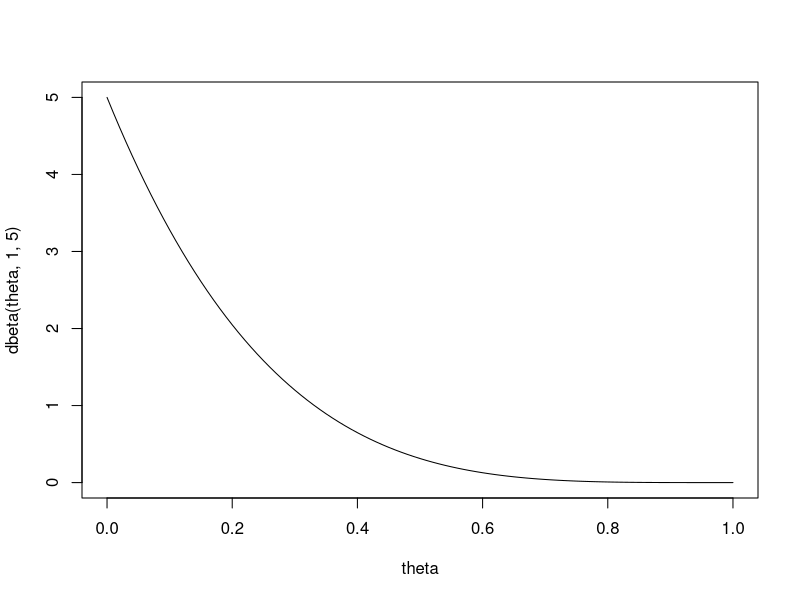
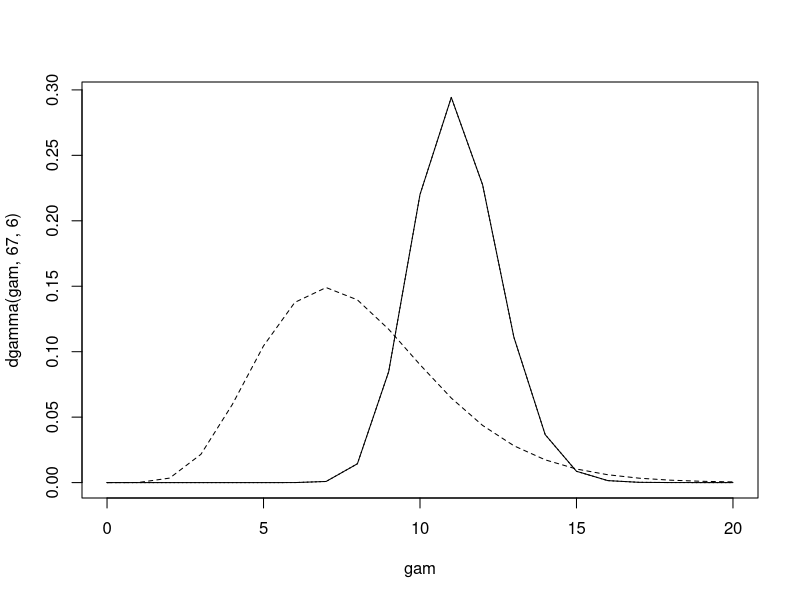

The R source for these figures, in order:

theta=seq(from=0,to=1,by=.01)
plot(theta,dbeta(theta,1,5),type="l")

# find the posterior probability that ??<0.5 
#if we observe the sequence (T,T,T,T). Round your answer to two decimal places.
pbeta(.5,1,5)


# equal-tailed 95% credible interval
qbeta(0.025,8,16)
qbeta(0.975,8,16)

#find the posterior probability that ??>0.90 
qbeta(0.90,8,16)
#[1] 0.4585561, which is larger than 0.35

qbeta(0.95,8,16)
#-----------------------------------------------
#Plotting gamma distribution for Poisson exercises

gam=seq(from=0,to=20,by=1)

plot(gam,dgamma(gam,67,6),type="l")
lines(gam,dgamma(gam,8,1),lty=2)
lines(gam,dgamma(gam,67,6),lty=3)

# equal-tailed 90% credible interval
qgamma(0.05,67,6)
qgamma(0.95,67,6)

